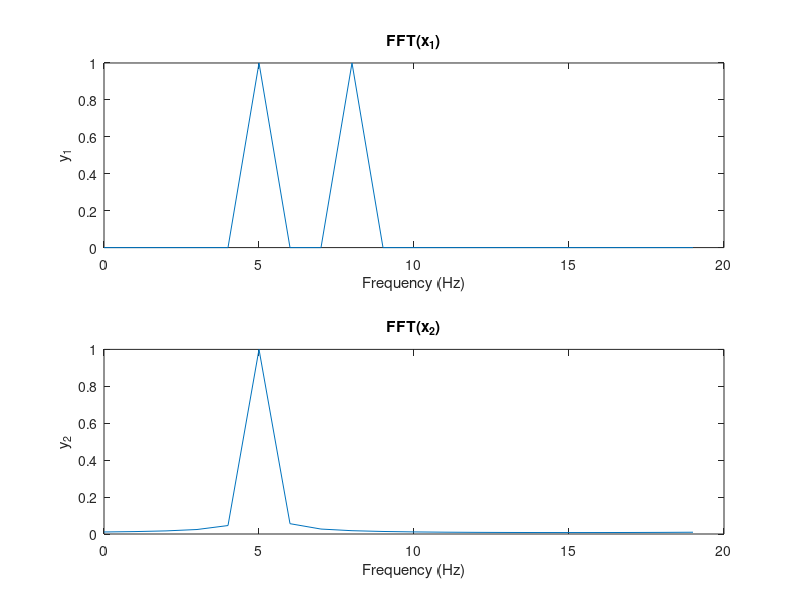
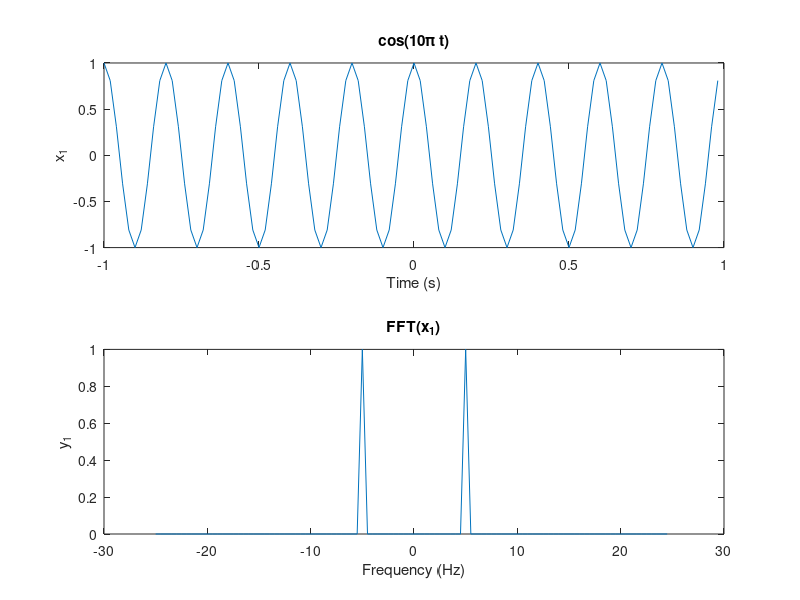

MATLAB code to generate these figures, in order: (Note: this script raises an error after producing the figures.)
%% Part 1

clear
close all
clc

%% 1.0

fs = 20;
[tStart, tEnd, tStep] = deal(0, 1, 1 / fs);
t = tStart:tStep:tEnd - tStep;
N = length(t);
f = 0:(fs / N):((N - 1) * fs / N);
x1 = exp(1j * 2 * pi * 5 * t) + exp(1j * 2 * pi * 8 * t);
x2 = exp(1j * 2 * pi * 5 * t) + exp(1j * 2 * pi * 5.1 * t);
y1 = fft(x1);
y2 = fft(x2);

figure('Name', 'Frequency Resolution')
subplot(2, 1, 1)
plot(f, abs(y1) / max(abs(y1)))
xlabel('Frequency (Hz)')
ylabel('y_1')
title('FFT(x_1)')
subplot(2, 1, 2)
plot(f, abs(y2) / max(abs(y2)))
xlabel('Frequency (Hz)')
ylabel('y_2')
title('FFT(x_2)')

%% 1.1

fs = 50;
[tStart, tEnd, tStep] = deal(-1, 1, 1 / fs);
t = tStart:tStep:tEnd - tStep;
N = length(t);
f = (-fs / 2):(fs / N):(fs / 2 - fs / N);
x1 = cos(2 * pi * 5 * t);
y1 = fftshift(fft(x1));

figure('Name', 'cos(10\pi t)')
subplot(2, 1, 1)
plot(t, x1)
xlabel('Time (s)')
ylabel('x_1')
title('cos(10\pi t)')
subplot(2, 1, 2)
plot(f, abs(y1) / max(abs(y1)))
xlabel('Frequency (Hz)')
ylabel('y_1')
title('FFT(x_1)')

%% 1.2

fs = 50;
[tStart, tEnd, tStep] = deal(-1, 1, 1 / fs);
t = tStart:tStep:tEnd - tStep;
N = length(t);
f = (-fs / 2):(fs / N):(fs / 2 - fs / N);
x2 = rectangularPulse(t);
y2 = fftshift(fft(x2));

figure('Name', '\Pi(t)')
subplot(2, 1, 1)
plot(t, x2)
xlabel('Time (s)')
ylabel('x_2')
title('\Pi(t)')
subplot(2, 1, 2)
plot(f, abs(y2) / max(abs(y2)))
xlabel('Frequency (Hz)')
ylabel('y_2')
title('FFT(x_2)')

%% 1.3

fs = 50;
[tStart, tEnd, tStep] = deal(-1, 1, 1 / fs);
t = tStart:tStep:tEnd - tStep;
N = length(t);
f = (-fs / 2):(fs / N):(fs / 2 - fs / N);
x3 = x1 .* x2;
y3 = fftshift(fft(x3));

figure('Name', 'cos(10\pi t) \Pi(t)')
subplot(2, 1, 1)
plot(t, x3)
xlabel('Time (s)')
ylabel('x_3')
title('cos(10\pi t) \Pi(t)')
subplot(2, 1, 2)
plot(f, abs(y3) / max(abs(y3)))
xlabel('Frequency (Hz)')
ylabel('y_3')
title('FFT(x_3)')

%% 1.4

fs = 100;
[tStart, tEnd, tStep] = deal(0, 1, 1 / fs);
t = tStart:tStep:tEnd - tStep;
N = length(t);
f = 0:(fs / N):((N - 1) * fs / N);
x4 = cos(2 * pi * 15 * t + 0.25 * pi);
y4 = fft(x4);
smallValue = 1e-6;
y4(abs(y4) < smallValue) = 0;
theta4 = angle(y4);

figure('Name', 'cos(30\pi t + \pi/4)')
subplot(2, 1, 1)
plot(f, abs(y4) / max(abs(y4)))
xlabel('Frequency (Hz)')
ylabel('y_4')
title('FFT(x_4)')
subplot(2, 1, 2)
plot(f, theta4 / pi)
xlabel('Frequency (Hz)')
ylabel('\theta_4/\pi')
title('Phase of FFT(x_4)')

%% 1.5

fs = 50;
[tStart, tEnd, tStep] = deal(-19, 19, 1 / fs);
t = tStart:tStep:tEnd - tStep;
N = length(t);
f = (-fs / 2):(fs / N):(fs / 2 - fs / N);
x5 = zeros(1, N);
for k = -9:9
    x5 = x5 + rectangularPulse(t - 2 * k);
end
y5 = fftshift(fft(x5));

figure('Name', 'Rectangular Pulse Train')
subplot(2, 1, 1)
plot(t, x5)
xticks(-20:2:20)
xlabel('Time (s)')
ylabel('x_5')
title('\Pi(t - 2k)')
subplot(2, 1, 2)
plot(f, abs(y5) / max(abs(y5)))
xlabel('Frequency (Hz)')
ylabel('y_5')
title('FFT(x_5)')
